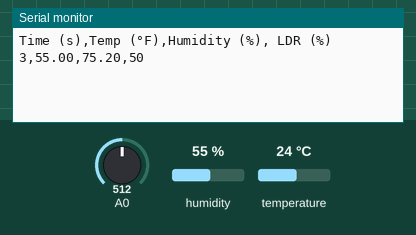
Recording of a sketch running on a simulated Arduino Uno, built with avr-gcc and run on an emulated ATmega328P. On the bench: the last lines printed to the serial monitor. The inputs (shaded band) are chosen by the test bench; at power-on: humidity 55 %, A0 = 512, temperature 24 °C.

Above: at 3.2 s.
3.3 s: humidity set to 22 %
At 4.4 s:
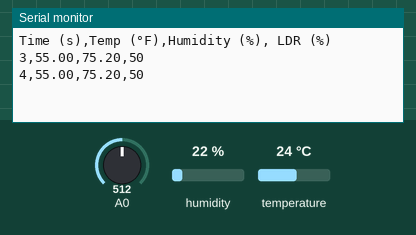
4.8 s: A0 set to 716
At 5.4 s:
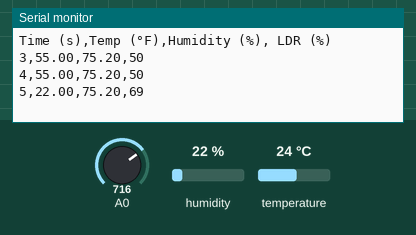
6.3 s: temperature set to 12 °C
At 7.6 s:
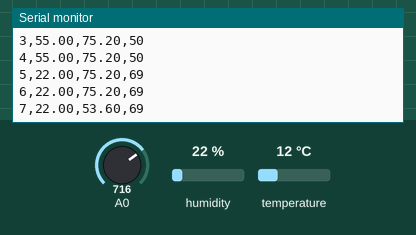
7.8 s: A0 set to 900
At 8.8 s:
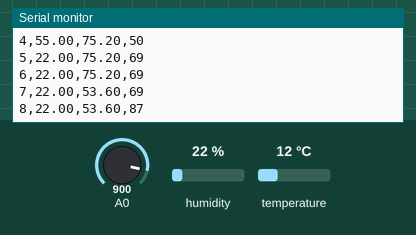
9.3 s: humidity set to 40 %
At 10.8 s:
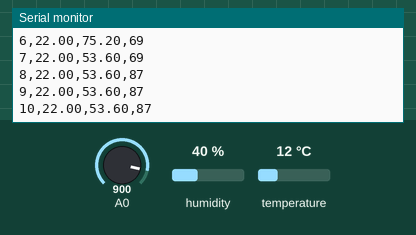
Timing chart, 0 to 11.8 s (numbered marks = the images above; inputs shaded):
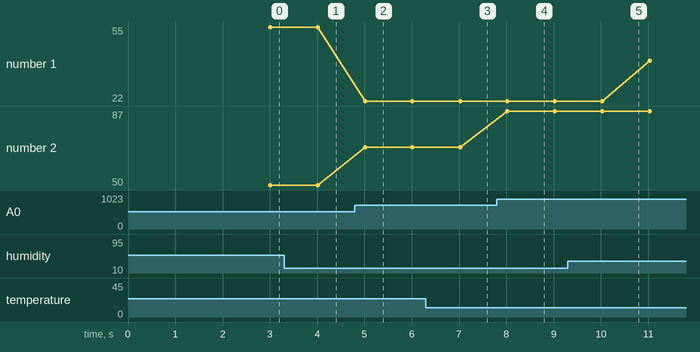

Measured:
- after the input at 4.8 s, the serial monitor: prints a new line after 0.21 s (image 2)
- after the input at 6.3 s, the serial monitor: prints a new line after 0.72 s (image 3)
- after the input at 7.8 s, the serial monitor: prints a new line after 0.22 s (image 4)
- plotted number 1: 22 → 40 after the input at 9.3 s
- plotted number 2: 50 → 69 after the input at 4.8 s, 69 → 87 after the input at 7.8 s

The sketch:

sensor_test.ino
```cpp
#include "Adafruit_Sensor.h"
#include "DHT.h"

#define DHTPIN 2
#define DHTTYPE DHT22

unsigned long myTime;
float humidity;
float temperature;
unsigned long ldrValue; //variable for LDR reading


DHT dht = DHT(DHTPIN, DHTTYPE);

void setup() {
  //serial communication with a baud rate of 9600 (9600 bits per second)
  Serial.begin(9600);
  delay(2000); // wait for the serial connection to establish
  dht.begin();
  Serial.println("Time (s),Temp (°F),Humidity (%), LDR (%)");
}

void loop() {
    delay(1000); //delay the time before initial sensor reading to wait for the dht to calibrate
    myTime = millis() / 1000;

    humidity = dht.readHumidity();
    temperature = dht.readTemperature(true);
    ldrValue = analogRead(A0);
    ldrValue = (ldrValue / 1023.0) * 100; //convert to percentage (0-100%) for friendly interface

    if (isnan(humidity) || isnan(temperature)){ //ensure all readings are valid for easier data processing
      //ldr value cannot be nan since it is an integer
      Serial.println("Failed to read");
      return; //if there is an reading issue, just restart the loop
    }

    Serial.print(myTime);
    Serial.print(",");
    Serial.print(humidity);
    Serial.print(",");
    Serial.print(temperature);
    Serial.print(",");
    Serial.println(ldrValue);

}
```
